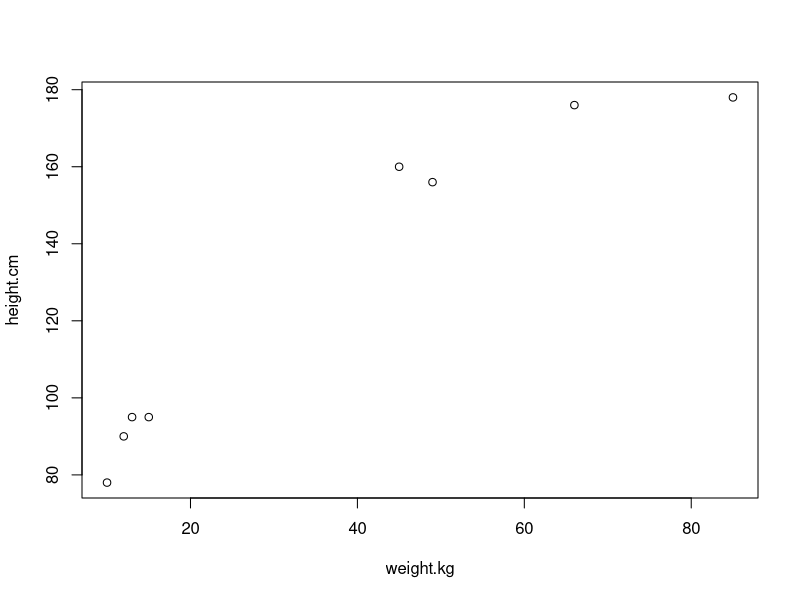

This chart was generated by the following R code: (Note: this script raises an error after producing the figure.)
### The familiar data
weight.kg <- c(15, 49, 13, 45, 85, 66, 12, 10)
height.cm <- c(95, 156, 95, 160, 178, 176, 90, 78)

data <- matrix(cbind(weight.kg, height.cm), nrow = 8)
dimnames(data)[[2]] <- c("weight.kg", "height.cm")
plot(data)

### Divisive hierarchical clustering
library(cluster)
?daisy
?diana
dist.daisy <- daisy(data)
round(dist.daisy, 3)
round(old.dist, 3)
diana.daisy <- diana(dist.daisy)
diana.daisy
par(mfrow = c(1, 2))
plot(diana.daisy)
?plot.diana
diana.daisy$order
plot(diana.daisy)

### Partitioning methods

### K-means clustering
set.seed(23)
# Suppose K=2, randomly assign half obs to group 1 the rest to group 2
group <- sample(1:8, 4)  # Random indexes of samples in one group.
group
initial <- rep(2, 8)
initial
initial[group] <- 1
initial  # Initial (random) cluster assignment

# Calculate centers for each cluster
center.1 <- c(mean(weight.kg[initial == 1]), mean(height.cm[initial == 1]))
center.1
center.2 <- c(mean(weight.kg[initial == 2]), mean(height.cm[initial == 2]))
center.2

par(mfrow = c(1, 1))
plot(weight.kg, height.cm, type = "n")
points(center.1, pch = 24)
points(center.2, pch = 19)
points(47.75, 146, pch = 24)
points(26, 111, pch = 19)
text(weight.kg, height.cm, labels = initial) # First set of centroids

# Need to recalculate distance from all members to the centers
dist.1 <- matrix(rbind(cbind(weight.kg, height.cm), center.1), nrow = 9)  # row-Append centers to the original matrix
dist.1
round(dist(dist.1), 3) 
dist.2 <- matrix(rbind(cbind(weight.kg, height.cm), center.2), nrow = 9)
dist.2
round(dist(dist.2), 3)
# Define cluster assignment from comparing dist(dist1) and dist(dist2)
# Compare last lines - which numbers are smaller? Meaning, which centroid a given element is closest to
second <- c(2, 1, 2, 1, 1, 1, 2, 2)  
# Recalsulate centroids
center.1 <- c(mean(weight.kg[second == 1]), mean(height.cm[second == 1]))
center.1
center.2 <- c(mean(weight.kg[second == 2]), mean(height.cm[second == 2]))
center.2
# Visualize them
plot(weight.kg, height.cm, type = "n")
points(t(center.1), pch = 24)
points(t(center.2), pch = 19)
text(weight.kg, height.cm, labels = second)

# Do the second round yourself
dist.1 <- matrix(rbind(cbind(weight.kg, height.cm), center.1), nrow = 9)
dist.2 <- matrix(rbind(cbind(weight.kg, height.cm), center.2), nrow = 9)
round(dist(dist.1), 3)
round(dist(dist.2), 3)
second <- c() # Fill in the new cluster assignment
